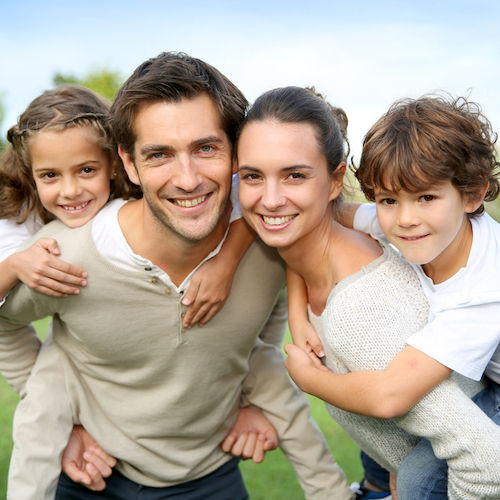
#> input picture arthur_marty/TP1/test.jpg, 500 x 500 px, found by its file name
$ python main.py
#> lines starting #> are read from the running program, lines starting #| are printed output that depends on the picture; after the words box and inside, x2 and y2 are one past the last pixel; in counts of white or black regions, pixels touching at a corner belong together
import cv2

# Load the cascade
face_cascade = cv2.CascadeClassifier('haar/haarcascade_frontalface_default.xml')
# Read the input image

inputName = 'test.jpg'


img = cv2.imread(inputName)
#> img is the input picture: shape (500, 500, 3); mean B, G, R 150.1, 164.2, 177.4
# Convert into grayscale
gray = cv2.cvtColor(img, cv2.COLOR_BGR2GRAY)
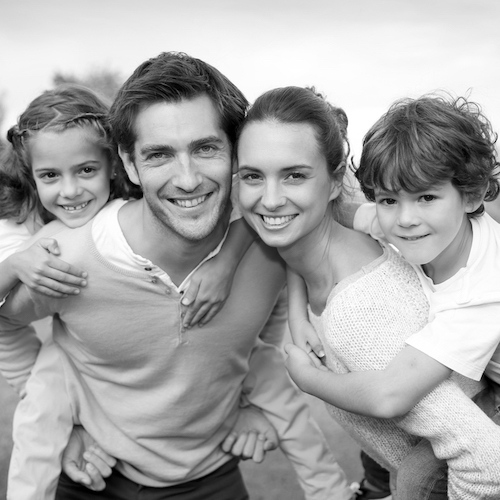
#> gray: shape (500, 500); min 0, max 255, mean 166.6
# Detect faces
faces = face_cascade.detectMultiScale(gray, 1.1, 4)
#> faces = [[23, 139, 90, 90], [219, 131, 114, 114], [118, 103, 129, 129]]
# Draw rectangle around the faces
for (x, y, w, h) in faces:
    cv2.rectangle(img, (x, y), (x+w, y+h), (255, 0, 0), 2)
    cv2.putText(img, str(x) + "," + str(y)+ "," + str(x+w)+ "," + str(y+h),(x, y-10), cv2.FONT_HERSHEY_SIMPLEX, 0.4, (0, 0, 0), 1)
#> this loop made 3 passes
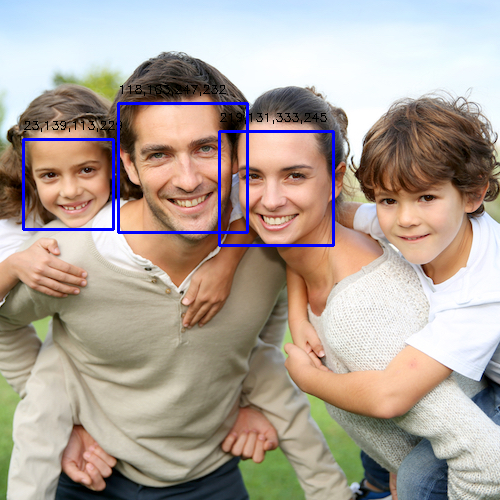
#> img: shape (500, 500, 3); 1.86% of pixels changed, all inside (x1, y1, x2, y2) = (22, 85, 335, 247)
# Display the output
cv2.imwrite('output-' + inputName, img)
cv2.waitKey()
